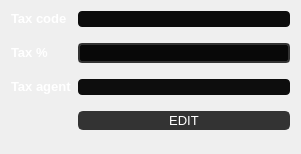
        <widget class="QWidget" name="formLayoutWidget_2">
         <property name="geometry">
          <rect>
           <x>350</x>
           <y>95</y>
           <width>301</width>
           <height>154</height>
          </rect>
         </property>
         <layout class="QFormLayout" name="formLayout_2">
          <property name="verticalSpacing">
           <number>16</number>
          </property>
          <item row="1" column="1">
           <widget class="QLineEdit" name="lineEdit_2">
            <property name="styleSheet">
             <string notr="true">QLineEdit {
	
	background-color: rgb(8, 8, 8);
	color:rgb(255,255,255);
	border:2px solid rgb(51,51,51);
	border-radius:4px;
	
}

</string>
            </property>
           </widget>
          </item>
          <item row="0" column="1">
           <widget class="QLineEdit" name="lineEdit">
            <property name="palette">
             <palette>
              <active>
               <colorrole role="WindowText">
                <brush brushstyle="SolidPattern">
                 <color alpha="255">
                  <red>221</red>
                  <green>221</green>
                  <blue>221</blue>
                 </color>
                </brush>
               </colorrole>
               <colorrole role="Button">
                <brush brushstyle="SolidPattern">
                 <color alpha="255">
                  <red>12</red>
                  <green>12</green>
                  <blue>12</blue>
                 </color>
                </brush>
               </colorrole>
               <colorrole role="Text">
                <brush brushstyle="SolidPattern">
                 <color alpha="255">
                  <red>221</red>
                  <green>221</green>
                  <blue>221</blue>
                 </color>
                </brush>
               </colorrole>
               <colorrole role="ButtonText">
                <brush brushstyle="SolidPattern">
                 <color alpha="255">
                  <red>221</red>
                  <green>221</green>
                  <blue>221</blue>
                 </color>
                </brush>
               </colorrole>
               <colorrole role="Base">
                <brush brushstyle="SolidPattern">
                 <color alpha="255">
                  <red>12</red>
                  <green>12</green>
                  <blue>12</blue>
                 </color>
                </brush>
               </colorrole>
               <colorrole role="Window">
                <brush brushstyle="SolidPattern">
                 <color alpha="255">
                  <red>12</red>
                  <green>12</green>
                  <blue>12</blue>
                 </color>
                </brush>
               </colorrole>
               <colorrole role="Highlight">
                <brush brushstyle="SolidPattern">
                 <color alpha="255">
                  <red>255</red>
                  <green>121</green>
                  <blue>198</blue>
                 </color>
                </brush>
               </colorrole>
               <colorrole role="HighlightedText">
                <brush brushstyle="SolidPattern">
                 <color alpha="255">
                  <red>255</red>
                  <green>255</green>
                  <blue>255</blue>
                 </color>
                </brush>
               </colorrole>
               <colorrole role="PlaceholderText">
                <brush brushstyle="SolidPattern">
                 <color alpha="255">
                  <red>221</red>
                  <green>221</green>
                  <blue>221</blue>
                 </color>
                </brush>
               </colorrole>
              </active>
              <inactive>
               <colorrole role="WindowText">
                <brush brushstyle="SolidPattern">
                 <color alpha="255">
                  <red>221</red>
                  <green>221</green>
                  <blue>221</blue>
                 </color>
                </brush>
               </colorrole>
               <colorrole role="Button">
                <brush brushstyle="SolidPattern">
                 <color alpha="255">
                  <red>12</red>
                  <green>12</green>
                  <blue>12</blue>
                 </color>
                </brush>
               </colorrole>
               <colorrole role="Text">
                <brush brushstyle="SolidPattern">
                 <color alpha="255">
                  <red>221</red>
                  <green>221</green>
                  <blue>221</blue>
                 </color>
                </brush>
               </colorrole>
               <colorrole role="ButtonText">
                <brush brushstyle="SolidPattern">
                 <color alpha="255">
                  <red>221</red>
                  <green>221</green>
                  <blue>221</blue>
                 </color>
                </brush>
               </colorrole>
               <colorrole role="Base">
                <brush brushstyle="SolidPattern">
                 <color alpha="255">
                  <red>12</red>
                  <green>12</green>
                  <blue>12</blue>
                 </color>
                </brush>
               </colorrole>
               <colorrole role="Window">
                <brush brushstyle="SolidPattern">
                 <color alpha="255">
                  <red>12</red>
                  <green>12</green>
                  <blue>12</blue>
                 </color>
                </brush>
               </colorrole>
               <colorrole role="Highlight">
                <brush brushstyle="SolidPattern">
                 <color alpha="255">
                  <red>255</red>
                  <green>121</green>
                  <blue>198</blue>
                 </color>
                </brush>
               </colorrole>
               <colorrole role="HighlightedText">
                <brush brushstyle="SolidPattern">
                 <color alpha="255">
                  <red>255</red>
                  <green>255</green>
                  <blue>255</blue>
                 </color>
                </brush>
               </colorrole>
               <colorrole role="PlaceholderText">
                <brush brushstyle="SolidPattern">
                 <color alpha="255">
                  <red>221</red>
                  <green>221</green>
                  <blue>221</blue>
                 </color>
                </brush>
               </colorrole>
              </inactive>
              <disabled>
               <colorrole role="WindowText">
                <brush brushstyle="SolidPattern">
                 <color alpha="255">
                  <red>221</red>
                  <green>221</green>
                  <blue>221</blue>
                 </color>
                </brush>
               </colorrole>
               <colorrole role="Button">
                <brush brushstyle="SolidPattern">
                 <color alpha="255">
                  <red>12</red>
                  <green>12</green>
                  <blue>12</blue>
                 </color>
                </brush>
               </colorrole>
               <colorrole role="Text">
                <brush brushstyle="SolidPattern">
                 <color alpha="255">
                  <red>221</red>
                  <green>221</green>
                  <blue>221</blue>
                 </color>
                </brush>
               </colorrole>
               <colorrole role="ButtonText">
                <brush brushstyle="SolidPattern">
                 <color alpha="255">
                  <red>221</red>
                  <green>221</green>
                  <blue>221</blue>
                 </color>
                </brush>
               </colorrole>
               <colorrole role="Base">
                <brush brushstyle="SolidPattern">
                 <color alpha="255">
                  <red>12</red>
                  <green>12</green>
                  <blue>12</blue>
                 </color>
                </brush>
               </colorrole>
               <colorrole role="Window">
                <brush brushstyle="SolidPattern">
                 <color alpha="255">
                  <red>12</red>
                  <green>12</green>
                  <blue>12</blue>
                 </color>
                </brush>
               </colorrole>
               <colorrole role="Highlight">
                <brush brushstyle="SolidPattern">
                 <color alpha="255">
                  <red>255</red>
                  <green>121</green>
                  <blue>198</blue>
                 </color>
                </brush>
               </colorrole>
               <colorrole role="HighlightedText">
                <brush brushstyle="SolidPattern">
                 <color alpha="255">
                  <red>255</red>
                  <green>255</green>
                  <blue>255</blue>
                 </color>
                </brush>
               </colorrole>
               <colorrole role="PlaceholderText">
                <brush brushstyle="SolidPattern">
                 <color alpha="255">
                  <red>221</red>
                  <green>221</green>
                  <blue>221</blue>
                 </color>
                </brush>
               </colorrole>
              </disabled>
             </palette>
            </property>
            <property name="styleSheet">
             <string notr="true">background-color: rgb(12, 12, 12);
border-radius:4px;</string>
            </property>
            <property name="frame">
             <bool>false</bool>
            </property>
           </widget>
          </item>
          <item row="2" column="1">
           <widget class="QLineEdit" name="lineEdit_3">
            <property name="palette">
             <palette>
              <active>
               <colorrole role="WindowText">
                <brush brushstyle="SolidPattern">
                 <color alpha="255">
                  <red>221</red>
                  <green>221</green>
                  <blue>221</blue>
                 </color>
                </brush>
               </colorrole>
               <colorrole role="Button">
                <brush brushstyle="SolidPattern">
                 <color alpha="255">
                  <red>13</red>
                  <green>13</green>
                  <blue>13</blue>
                 </color>
                </brush>
               </colorrole>
               <colorrole role="Text">
                <brush brushstyle="SolidPattern">
                 <color alpha="255">
                  <red>221</red>
                  <green>221</green>
                  <blue>221</blue>
                 </color>
                </brush>
               </colorrole>
               <colorrole role="ButtonText">
                <brush brushstyle="SolidPattern">
                 <color alpha="255">
                  <red>221</red>
                  <green>221</green>
                  <blue>221</blue>
                 </color>
                </brush>
               </colorrole>
               <colorrole role="Base">
                <brush brushstyle="SolidPattern">
                 <color alpha="255">
                  <red>13</red>
                  <green>13</green>
                  <blue>13</blue>
                 </color>
                </brush>
               </colorrole>
               <colorrole role="Window">
                <brush brushstyle="SolidPattern">
                 <color alpha="255">
                  <red>13</red>
                  <green>13</green>
                  <blue>13</blue>
                 </color>
                </brush>
               </colorrole>
               <colorrole role="Highlight">
                <brush brushstyle="SolidPattern">
                 <color alpha="255">
                  <red>255</red>
                  <green>121</green>
                  <blue>198</blue>
                 </color>
                </brush>
               </colorrole>
               <colorrole role="HighlightedText">
                <brush brushstyle="SolidPattern">
                 <color alpha="255">
                  <red>255</red>
                  <green>255</green>
                  <blue>255</blue>
                 </color>
                </brush>
               </colorrole>
               <colorrole role="PlaceholderText">
                <brush brushstyle="SolidPattern">
                 <color alpha="255">
                  <red>221</red>
                  <green>221</green>
                  <blue>221</blue>
                 </color>
                </brush>
               </colorrole>
              </active>
              <inactive>
               <colorrole role="WindowText">
                <brush brushstyle="SolidPattern">
                 <color alpha="255">
                  <red>221</red>
                  <green>221</green>
                  <blue>221</blue>
                 </color>
                </brush>
               </colorrole>
               <colorrole role="Button">
                <brush brushstyle="SolidPattern">
                 <color alpha="255">
                  <red>13</red>
                  <green>13</green>
                  <blue>13</blue>
                 </color>
                </brush>
               </colorrole>
               <colorrole role="Text">
                <brush brushstyle="SolidPattern">
                 <color alpha="255">
                  <red>221</red>
                  <green>221</green>
                  <blue>221</blue>
                 </color>
                </brush>
               </colorrole>
               <colorrole role="ButtonText">
                <brush brushstyle="SolidPattern">
                 <color alpha="255">
                  <red>221</red>
                  <green>221</green>
                  <blue>221</blue>
                 </color>
                </brush>
               </colorrole>
               <colorrole role="Base">
                <brush brushstyle="SolidPattern">
                 <color alpha="255">
                  <red>13</red>
                  <green>13</green>
                  <blue>13</blue>
                 </color>
                </brush>
               </colorrole>
               <colorrole role="Window">
                <brush brushstyle="SolidPattern">
                 <color alpha="255">
                  <red>13</red>
                  <green>13</green>
                  <blue>13</blue>
                 </color>
                </brush>
               </colorrole>
               <colorrole role="Highlight">
                <brush brushstyle="SolidPattern">
                 <color alpha="255">
                  <red>255</red>
                  <green>121</green>
                  <blue>198</blue>
                 </color>
                </brush>
               </colorrole>
               <colorrole role="HighlightedText">
                <brush brushstyle="SolidPattern">
                 <color alpha="255">
                  <red>255</red>
                  <green>255</green>
                  <blue>255</blue>
                 </color>
                </brush>
               </colorrole>
               <colorrole role="PlaceholderText">
                <brush brushstyle="SolidPattern">
                 <color alpha="255">
                  <red>221</red>
                  <green>221</green>
                  <blue>221</blue>
                 </color>
                </brush>
               </colorrole>
              </inactive>
              <disabled>
               <colorrole role="WindowText">
                <brush brushstyle="SolidPattern">
                 <color alpha="255">
                  <red>221</red>
                  <green>221</green>
                  <blue>221</blue>
                 </color>
                </brush>
               </colorrole>
               <colorrole role="Button">
                <brush brushstyle="SolidPattern">
                 <color alpha="255">
                  <red>13</red>
                  <green>13</green>
                  <blue>13</blue>
                 </color>
                </brush>
               </colorrole>
               <colorrole role="Text">
                <brush brushstyle="SolidPattern">
                 <color alpha="255">
                  <red>221</red>
                  <green>221</green>
                  <blue>221</blue>
                 </color>
                </brush>
               </colorrole>
               <colorrole role="ButtonText">
                <brush brushstyle="SolidPattern">
                 <color alpha="255">
                  <red>221</red>
                  <green>221</green>
                  <blue>221</blue>
                 </color>
                </brush>
               </colorrole>
               <colorrole role="Base">
                <brush brushstyle="SolidPattern">
                 <color alpha="255">
                  <red>13</red>
                  <green>13</green>
                  <blue>13</blue>
                 </color>
                </brush>
               </colorrole>
               <colorrole role="Window">
                <brush brushstyle="SolidPattern">
                 <color alpha="255">
                  <red>13</red>
                  <green>13</green>
                  <blue>13</blue>
                 </color>
                </brush>
               </colorrole>
               <colorrole role="Highlight">
                <brush brushstyle="SolidPattern">
                 <color alpha="255">
                  <red>255</red>
                  <green>121</green>
                  <blue>198</blue>
                 </color>
                </brush>
               </colorrole>
               <colorrole role="HighlightedText">
                <brush brushstyle="SolidPattern">
                 <color alpha="255">
                  <red>255</red>
                  <green>255</green>
                  <blue>255</blue>
                 </color>
                </brush>
               </colorrole>
               <colorrole role="PlaceholderText">
                <brush brushstyle="SolidPattern">
                 <color alpha="255">
                  <red>221</red>
                  <green>221</green>
                  <blue>221</blue>
                 </color>
                </brush>
               </colorrole>
              </disabled>
             </palette>
            </property>
            <property name="styleSheet">
             <string notr="true">background-color: rgb(13, 13, 13);
border-radius:4px;</string>
            </property>
            <property name="frame">
             <bool>false</bool>
            </property>
           </widget>
          </item>
          <item row="0" column="0">
           <widget class="QLabel" name="label_155">
            <property name="font">
             <font>
              <pointsize>10</pointsize>
              <italic>false</italic>
              <bold>false</bold>
             </font>
            </property>
            <property name="text">
             <string>&lt;html&gt;&lt;head/&gt;&lt;body&gt;&lt;p&gt;&lt;span style=&quot; font-size:10pt; font-weight:600; color:#ffffff;&quot;&gt;Tax code&lt;/span&gt;&lt;/p&gt;&lt;/body&gt;&lt;/html&gt;</string>
            </property>
           </widget>
          </item>
          <item row="1" column="0">
           <widget class="QLabel" name="label_156">
            <property name="text">
             <string>&lt;html&gt;&lt;head/&gt;&lt;body&gt;&lt;p&gt;&lt;span style=&quot; font-size:10pt; font-weight:600; color:#ffffff;&quot;&gt;Tax %&lt;/span&gt;&lt;/p&gt;&lt;/body&gt;&lt;/html&gt;</string>
            </property>
           </widget>
          </item>
          <item row="2" column="0">
           <widget class="QLabel" name="label_157">
            <property name="text">
             <string>&lt;html&gt;&lt;head/&gt;&lt;body&gt;&lt;p&gt;&lt;span style=&quot; font-size:10pt; font-weight:600; color:#ffffff;&quot;&gt;Tax agent&lt;/span&gt;&lt;/p&gt;&lt;/body&gt;&lt;/html&gt;</string>
            </property>
           </widget>
          </item>
          <item row="3" column="1">
           <widget class="QPushButton" name="pushButton_2">
            <property name="font">
             <font>
              <pointsize>10</pointsize>
              <italic>false</italic>
              <bold>false</bold>
             </font>
            </property>
            <property name="styleSheet">
             <string notr="true">QPushButton {
	border: 2px solid rgb(51,51,51);
	border-radius: 5px;	
	color:rgb(255,255,255);
	background-color: rgb(51,51,51);
}
QPushButton:hover {
	border: 2px solid rgb(0,143,150);
	background-color: rgb(0,143,150);
}
QPushButton:pressed {	
	border: 2px solid rgb(0,143,150);
	background-color: rgb(51,51,51);
}

QPushButton:disabled {	
	border-radius: 5px;	
	border: 2px solid rgb(112,112,112);
	background-color: rgb(112,112,112);
}</string>
            </property>
            <property name="text">
             <string>EDIT</string>
            </property>
           </widget>
          </item>
         </layout>
        </widget>
